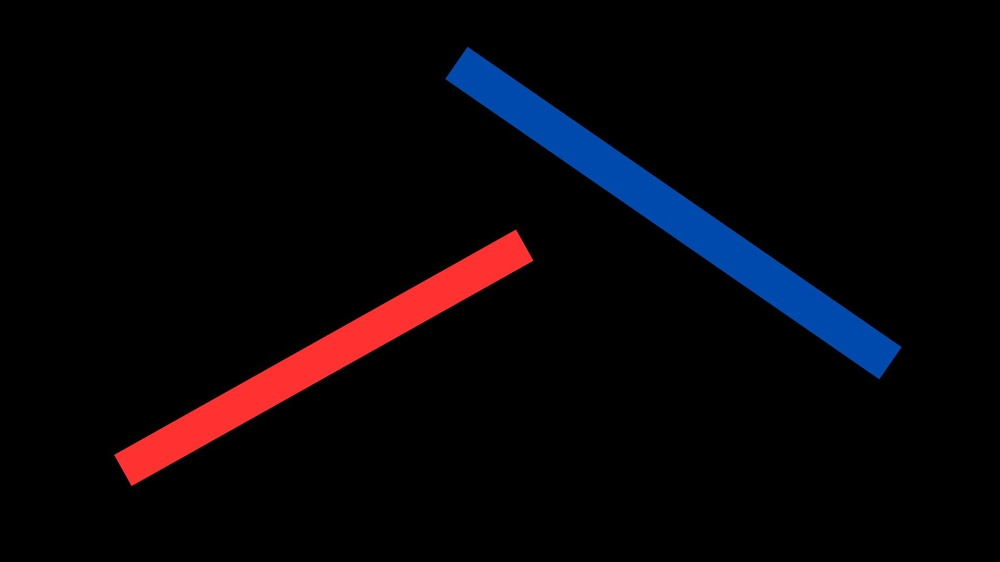
#> input picture images/8_rgb.jpg, 1000 x 562 px, shrunk from 1920 x 1080 before the run, found by its file name
$ python Centerlines.py
#> lines starting #> are read from the running program, lines starting #| are printed output that depends on the picture
import cv2
import numpy as np

class RectangleCornersVisualizer:
    def __init__(self, image_path):
        self.image_path = image_path

    def process_image(self):
        image = cv2.imread(self.image_path)
#> image is the input picture: shape (562, 1000, 3); mean B, G, R 7.9, 4.2, 7.6

        if image is None:
            print(f"Error: Unable to read the image at {self.image_path}")
            return

        corners_image = self.visualize_rectangle_corners(image)

        # Display output image with corners visualized
        cv2.imshow('Output Image with Corners', corners_image)
        cv2.waitKey(0)
        cv2.destroyAllWindows()

        # Save the output image with corners visualized
        output_path = 'output_corners_image.jpg'
        cv2.imwrite(output_path, corners_image)
        print(f"Output image with corners saved at: {output_path}")

    def visualize_rectangle_corners(self, image):
        gray = cv2.cvtColor(image, cv2.COLOR_BGR2GRAY)
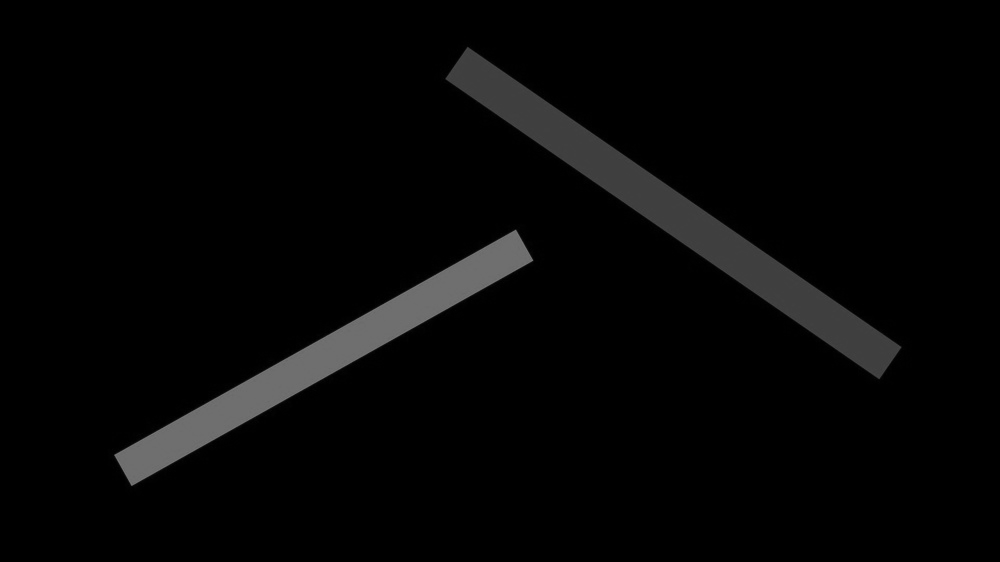
#> gray: shape (562, 1000); min 0, max 123, mean 5.7
        _, thresh = cv2.threshold(gray, 128, 255, cv2.THRESH_BINARY)
#> thresh: shape (562, 1000); every value is 0

        contours, _ = cv2.findContours(thresh, cv2.RETR_EXTERNAL, cv2.CHAIN_APPROX_SIMPLE)
#> contours = []

        corners_image = image.copy()

        for contour in contours:
            rect = cv2.minAreaRect(contour)
            box = cv2.boxPoints(rect)
            box = np.int0(box)

            for corner in box:
                cv2.circle(corners_image, tuple(corner), 5, (0, 0, 255), -1)
#> this loop made 0 passes

        return corners_image

if __name__ == '__main__':
    image_path = '/home/geetham/Downloads/8_rgb.jpg'  # Replace with the path to your local image
    visualizer = RectangleCornersVisualizer(image_path)
    visualizer.process_image()
